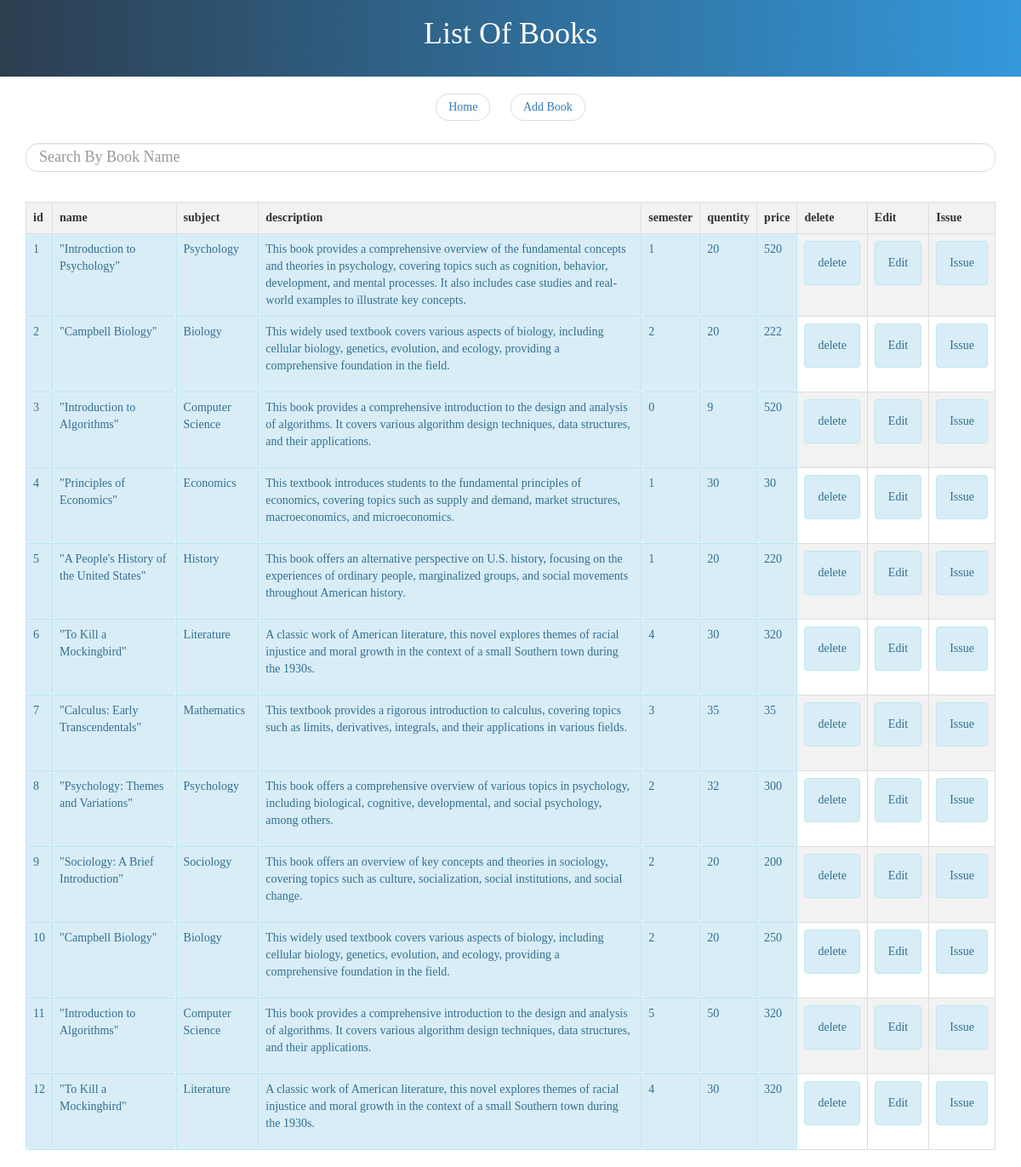
The app's page /showbook/ (signed in) with its own data.
### libra/models.py (models this page shows)
class Library(models.Model):
    name = models.CharField(max_length=200)
    subject = models.CharField(max_length=200)
    description = models.CharField(max_length=200)
    semester = models.IntegerField()
    quantity = models.IntegerField()
    price = models.IntegerField()

### libra/views.py (the view)
# urls.py: path('showbook/',views.showbook),
@login_required(login_url="/login/")
def showbook(request):
    data=list(models.Library.objects.all().values())
    return render(request,"showbook.html",{"data":data})

### libra/templates/showbook.html (shortened to what this page needs)
<!DOCTYPE html>
<html lang="en">
<head>
    <link rel="stylesheet" href="https://maxcdn.bootstrapcdn.com/bootstrap/3.4.1/css/bootstrap.min.css">
</head>
<body>
    <header>
        <h1>List Of Books</h1>
    </header>
    <div class="container">
        <ul class="pager">
            <li class="previous"><a href="/front/">Home</a></li>
            <li class="next"><a href="/addbook/">Add Book</a></li>
        </ul>
        <div class="form-group">
            <input type="text" name="" id="myinput" class="form-control" placeholder="Search By Book Name" onkeyup="searchfun()">
        </div>
        <div class="table-responsive">
            <table id="mytable" class="table">
                <tr>
                    <th>id</th>
                    <th>name</th>
                    <th>subject</th>
                    <th>description</th>
                    <th>semester</th>
                    <th>quentity</th>
                    <th>price</th>
                    <th>delete</th>
                    <th>Edit</th>
                    <th>Issue</th>
                </tr>
                {% for i in data %}
                    <tr>
                        <td class="alert alert-info">{{ i.id }}</td>
                        <td class="alert alert-info">{{ i.name }}</td>
                        <td class="alert alert-info">{{ i.subject }}</td>
                        <td class="alert alert-info">{{ i.description }}</td>
                        <td class="alert alert-info">{{ i.semester }}</td>
                        <td class="alert alert-info">{{ i.quantity }}</td>
                        <td class="alert alert-info">{{ i.price }}</td>
                        <td><a type="button" class="btn btn-primary alert alert-info" href="/delete/{{ i.id }}">delete</a></td>
                        <td><a type="button" class="btn btn-primary alert alert-info" href="/editbook/{{ i.id }}">Edit</a></td>
                        <td><a type="button" class="btn btn-primary alert alert-info" href="/issuebook?book_id={{ i.id }}">Issue</a></td>
                    </tr>
                {% endfor %}
            </table>
        </div>
    </div>
</body>
</html>

### libra/templates/showbook.html (style rules this page uses)
body { font-family: fangsong; margin: 0; padding: 0; }
header { background: linear-gradient(to right, #2C3E50, #3498DB); color: #fff; text-align: center; padding: 20px 0; }
h1 { font-size: 36px; margin-top: 0; }
ul.pager { list-style: none; padding: 0; margin-top: 20px; text-align: center; }
.pager li { display: inline-block; margin: 0 10px; }
input[type="text"] { font-size: 18px; padding: 10px 15px; border: 1px solid #ddd; border-radius: 15px; }
table { width: 100%; border-collapse: collapse; margin-top: 20px; }
th, td { border: 1px solid #dddddd; padding: 8px; text-align: left; }
th { background-color: #f2f2f2; }
tr:nth-child(even) { background-color: #f2f2f2; }

### records on screen
Library: id "1", name "\"Introduction to Psychology\"", subject "Psychology", description "This book provides a comprehensive overview of the fundamental concepts and theories in psychology, covering topics such as cognition, behavior, development, and mental processes. It also includes case studies and real-world examples to illustrate key concepts.", semester "1", quantity "20", price "520"
Library: id "2", name "\"Campbell Biology\"", subject "Biology", description "This widely used textbook covers various aspects of biology, including cellular biology, genetics, evolution, and ecology, providing a comprehensive foundation in the field.", semester "2", quantity "20", price "222"
Library: id "3", name "\"Introduction to Algorithms\"", subject "Computer Science", description "This book provides a comprehensive introduction to the design and analysis of algorithms. It covers various algorithm design techniques, data structures, and their applications.", semester "0", quantity "9", price "520"
Library: id "4", name "\"Principles of Economics\"", subject "Economics", description "This textbook introduces students to the fundamental principles of economics, covering topics such as supply and demand, market structures, macroeconomics, and microeconomics.", semester "1", quantity "30", price "30"
Library: id "5", name "\"A People's History of the United States\"", subject "History", description "This book offers an alternative perspective on U.S. history, focusing on the experiences of ordinary people, marginalized groups, and social movements throughout American history.", semester "1", quantity "20", price "220"
Library: id "6", name "\"To Kill a Mockingbird\"", subject "Literature", description "A classic work of American literature, this novel explores themes of racial injustice and moral growth in the context of a small Southern town during the 1930s.", semester "4", quantity "30", price "320"
Library: id "7", name "\"Calculus: Early Transcendentals\"", subject "Mathematics", description "This textbook provides a rigorous introduction to calculus, covering topics such as limits, derivatives, integrals, and their applications in various fields.", semester "3", quantity "35", price "35"
Library: id "8", name "\"Psychology: Themes and Variations\"", subject "Psychology", description "This book offers a comprehensive overview of various topics in psychology, including biological, cognitive, developmental, and social psychology, among others.", semester "2", quantity "32", price "300"
Library: id "9", name "\"Sociology: A Brief Introduction\"", subject "Sociology", description "This book offers an overview of key concepts and theories in sociology, covering topics such as culture, socialization, social institutions, and social change.", semester "2", quantity "20", price "200"
Library: id "10", name "\"Campbell Biology\"", subject "Biology", description "This widely used textbook covers various aspects of biology, including cellular biology, genetics, evolution, and ecology, providing a comprehensive foundation in the field.", semester "2", quantity "20", price "250"
Library: id "11", name "\"Introduction to Algorithms\"", subject "Computer Science", description "This book provides a comprehensive introduction to the design and analysis of algorithms. It covers various algorithm design techniques, data structures, and their applications.", semester "5", quantity "50", price "320"
Library: id "12", name "\"To Kill a Mockingbird\"", subject "Literature", description "A classic work of American literature, this novel explores themes of racial injustice and moral growth in the context of a small Southern town during the 1930s.", semester "4", quantity "30", price "320"
